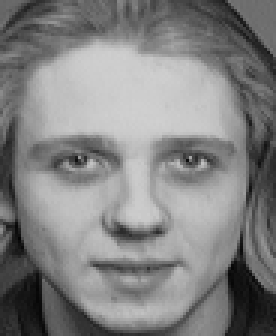
#> input picture data/att_faces/s12/1.pgm, 92 x 112 px, found by its file name (shown 3 times larger)
$ python make_pixelize_comparison.py
#> lines starting #> are read from the running program, lines starting #| are printed output that depends on the picture
### src/facedeid/pixelize.py
"""Pixelization: replace each b×b cell with its mean (downsample + upsample equivalent)."""
from __future__ import annotations

import argparse
import sys
from pathlib import Path

import cv2
import numpy as np

from .face_detector import FaceDetector, BBox


def pixelize(img: np.ndarray, b: int) -> np.ndarray:
    if b < 1:
        raise ValueError(f"b must be >= 1, got {b}")
    if b == 1:
        return img.copy()
    H, W = img.shape[:2]
    # INTER_AREA is the per-cell mean; INTER_NEAREST then expands each pixel to b×b.
    small = cv2.resize(img, (max(1, W // b), max(1, H // b)), interpolation=cv2.INTER_AREA)
    return cv2.resize(small, (W, H), interpolation=cv2.INTER_NEAREST)


# [26 lines left out: functions pixelize_region, pixelize_faces, not called in this run]


def _gather_images(root: Path) -> list[Path]:
    exts = {".pgm", ".png", ".jpg", ".jpeg", ".bmp", ".tif", ".tiff"}
    return sorted(p for p in root.rglob("*") if p.is_file() and p.suffix.lower() in exts)


# [58 lines left out: functions _process_folder, main, not called in this run]


# [2 lines that do not run on import are left out]

### scripts/make_pixelize_comparison.py
"""Visual comparison grid: original vs Pixelization b∈{2,4,8,16}."""
from __future__ import annotations

import sys
from pathlib import Path

import cv2
import matplotlib.pyplot as plt

sys.path.insert(0, str(Path(__file__).resolve().parent.parent / "src"))
from facedeid.pixelize import pixelize  # noqa: E402

PROJECT_ROOT = Path(__file__).resolve().parent.parent
DATA_ROOT = PROJECT_ROOT / "data" / "att_faces"
OUT_DIR = PROJECT_ROOT / "figures"
OUT_DIR.mkdir(exist_ok=True)

B_VALUES = [2, 4, 8, 16]
SAMPLE_SUBJECTS = ["s1", "s5", "s10", "s20"]
SAMPLE_INDEX = 1
IMG_EXTS = {".pgm", ".png", ".jpg", ".jpeg", ".bmp"}


def _load_subject_image(subj: str):
#> called with subj = 's1'
    cand = DATA_ROOT / subj / f"{SAMPLE_INDEX}.pgm"
    if cand.exists():
        return cv2.imread(str(cand), cv2.IMREAD_GRAYSCALE)
#> returned value is the input picture: shape (112, 92); min 2, max 208, mean 129.8
    imgs = sorted(p for p in (DATA_ROOT / subj).glob("*") if p.suffix.lower() in IMG_EXTS)
    if not imgs:
        raise FileNotFoundError(f"no images under {DATA_ROOT / subj}")
    return cv2.imread(str(imgs[0]), cv2.IMREAD_GRAYSCALE)


def main() -> None:
    n_rows, n_cols = len(SAMPLE_SUBJECTS), 1 + len(B_VALUES)
    fig, axes = plt.subplots(n_rows, n_cols, figsize=(2.0 * n_cols, 2.4 * n_rows))
    if n_rows == 1:
        axes = axes.reshape(1, -1)
    col_titles = ["(a) orig"] + [f"({chr(ord('b') + i)}) b={b}" for i, b in enumerate(B_VALUES)]

    for r, subj in enumerate(SAMPLE_SUBJECTS):
        orig = _load_subject_image(subj)
        axes[r, 0].imshow(orig, cmap="gray", vmin=0, vmax=255)
        axes[r, 0].set_xticks([]); axes[r, 0].set_yticks([])
        if r == 0:
            axes[r, 0].set_title(col_titles[0])
        axes[r, 0].set_ylabel(subj, fontsize=10, rotation=0, labelpad=20, va="center")
        for c, b in enumerate(B_VALUES, start=1):
            axes[r, c].imshow(pixelize(orig, b), cmap="gray", vmin=0, vmax=255)
            axes[r, c].set_xticks([]); axes[r, c].set_yticks([])
            if r == 0:
                axes[r, c].set_title(col_titles[c])
#> this loop made 4 passes
#> pass 1, in pixelize, `small = cv2.resize(img, (max(1, W // b), max(1, H // b)), interpolatio..`:
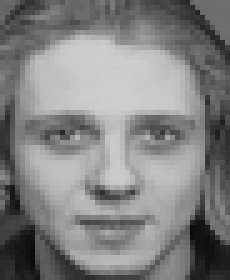
#> small: shape (56, 46) (shown 5 times larger); min 10, max 207, mean 129.9
#> pass 2, in pixelize (call 2), `small = cv2.resize(img, (max(1, W // b), max(1, H // b)), interpolatio..`:
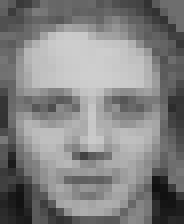
#> small: shape (28, 23) (shown 8 times larger); min 16, max 206, mean 129.8

    fig.suptitle("Pixelization: visual quality vs. block size b", y=1.00, fontsize=12)
    plt.tight_layout()
    out_png = OUT_DIR / "pixelize_comparison.png"
    plt.savefig(out_png, dpi=150, bbox_inches="tight")
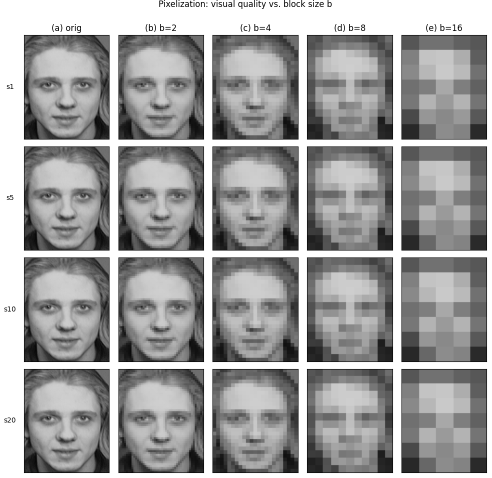
#> figure drawn by matplotlib, 20 panels
    print(f"saved: {out_png}")

    # Single-row version
    fig2, ax2 = plt.subplots(1, n_cols, figsize=(2.0 * n_cols, 2.4))
    orig = _load_subject_image(SAMPLE_SUBJECTS[0])
    ax2[0].imshow(orig, cmap="gray", vmin=0, vmax=255)
    ax2[0].set_xticks([]); ax2[0].set_yticks([]); ax2[0].set_title("(a) orig")
    for c, b in enumerate(B_VALUES, start=1):
        ax2[c].imshow(pixelize(orig, b), cmap="gray", vmin=0, vmax=255)
        ax2[c].set_xticks([]); ax2[c].set_yticks([])
        ax2[c].set_title(f"({chr(ord('b') + c - 1)}) b={b}")
    plt.tight_layout()
    out_png2 = OUT_DIR / "pixelize_comparison_single_row.png"
    plt.savefig(out_png2, dpi=150, bbox_inches="tight")
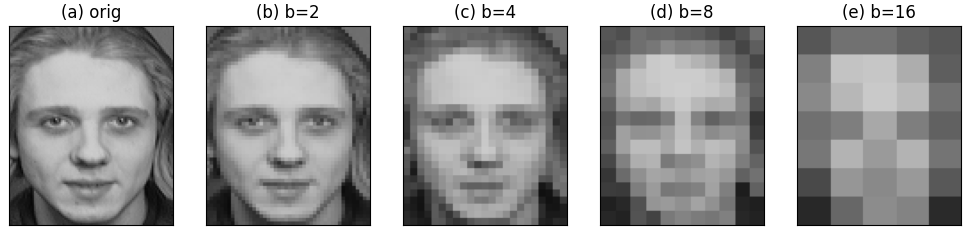
#> figure drawn by matplotlib, 5 panels
    print(f"saved: {out_png2}")


if __name__ == "__main__":
    main()
